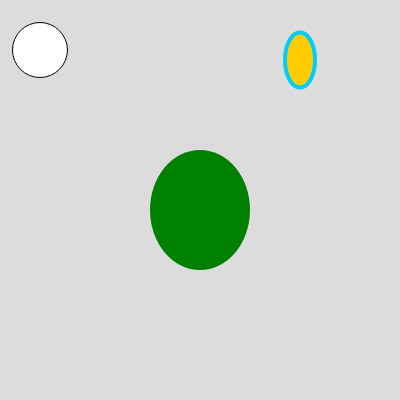
Frame 1 (no input)
Frame 60 (no input): identical to frame 1, image omitted
Frame 120 (the mouse pressed at the canvas centre since frame 60): identical to frame 1, image omitted

The p5.js sketch that drew this single still picture (run headless with seeded random() and noise() and a simulated clock; from frame 60 on, the mouse is pressed at the canvas centre):

// p5.js sketch
// ── sketch.js
function setup() {
  createCanvas(400, 400);
  // set color of background
  background(220);
  
  // draw an ellipse to canvas
  ellipse(40, 50, 55, 55);
  
  // set the fill color of any shapes we draw
  fill(255, 204, 0);
  // set the width of the line around any shape we draw
  strokeWeight(4);
  // set the color of the line around any shape we draw
  stroke(0, 204, 255);
  // draw a second ellipse to canvas
  ellipse(300, 60, 30, 55);
  
  // don't draw line around shapes we draw
  noStroke();
  // fill color with label
  fill("green");
  // draw a third ellipse to canvas
  ellipse(200, 210, 100, 120);
}

function draw() {
}
